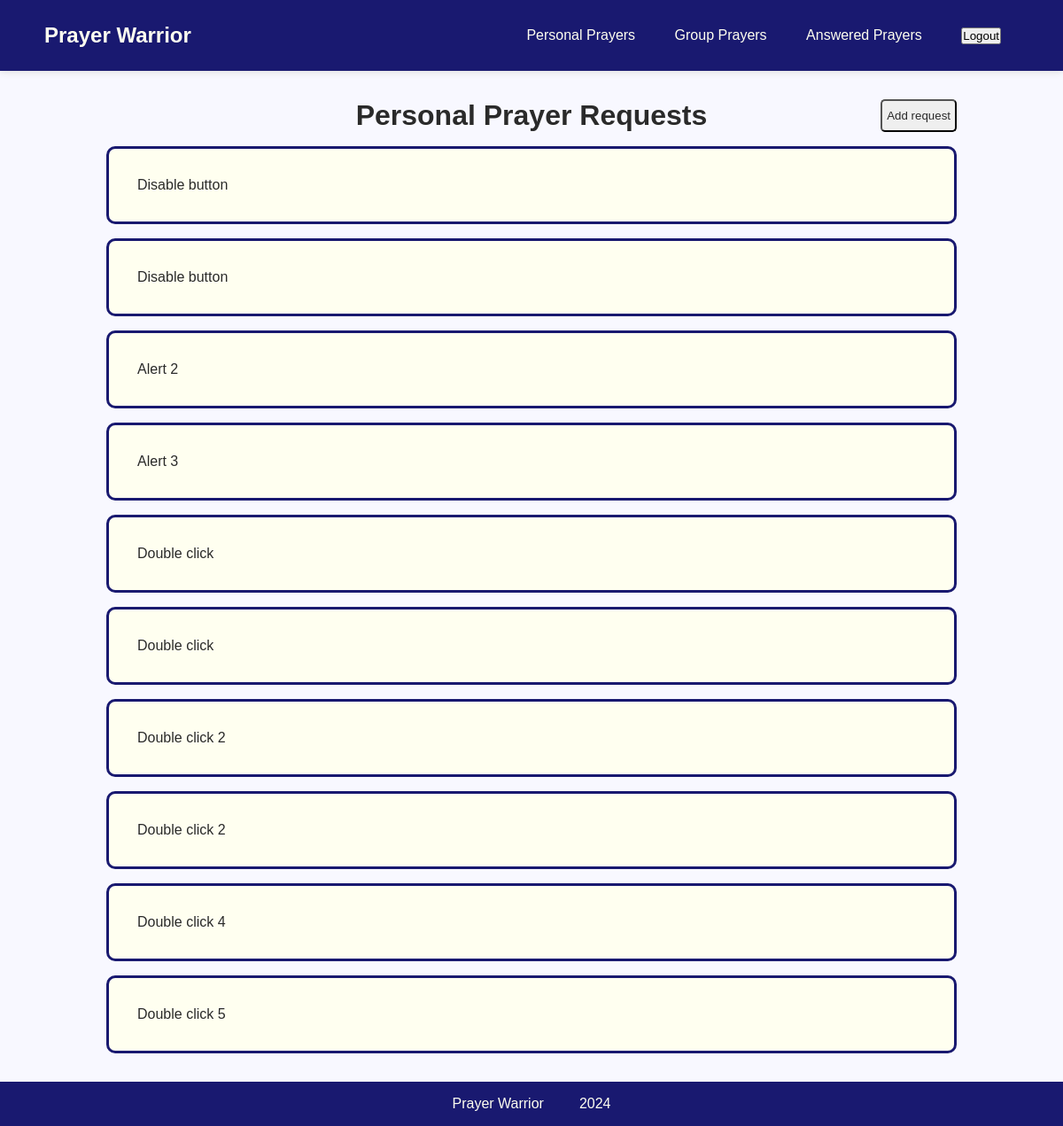
The page /app/personal-prayer/ (signed in) on the database its author committed.
### app/models.py (models this page shows, shortened)
class PrayerRequest(models.Model):
    datetime = models.DateTimeField(auto_now_add=True)
    user = models.ForeignKey(User, on_delete=models.CASCADE)
    content = models.TextField()
    answered = models.BooleanField(default=False)

### app/views.py (the view)
# urls.py: path("personal-prayer/", views.PersonalPrayerView.as_view(), name="personal-prayer"),
class PersonalPrayerView(LoginRequiredMixin, generic.ListView):
    model = PrayerRequest
    login_url = reverse_lazy("login")
    template_name = "app/personal-prayer.html"
    def get_context_data(self, **kwargs):
        context = super().get_context_data(**kwargs)
        context["prayer_request_list"] = self.model.objects.filter(user=self.request.user)
        return context

### app/templates/app/personal-prayer.html
{% extends "app/navbar.html" %}
{% load static %}
{% block page-style %} <link rel="stylesheet" href="{% static 'app/personal-prayer.css' %}"> {% endblock %}
{% block content %}
<div class="page-container">
    <div class="header">
        <h1>Personal Prayer Requests</h1>
        <button><a href="{% url 'app:prayer-request' %}">Add request</a></button>
    </div>
{% if prayer_request_list %}
    <ul class="flex-container">
    {% for prayer_request in prayer_request_list %}
        <li class="prayer-request">{{ prayer_request.content }}</li>
    {% endfor %}
    </ul>
{% else %}
    <p>No items</p>
{% endif %}
</div>
{% endblock %}

### app/static/app/base.css (style rules this page uses)
:root { --primary-color: rgb(25, 25, 112); --secondary-color: rgb(255, 255, 240); --accent-color: rgb(220, 20, 60); --background-color: rgb(248, 248, 255); --text-color: rgb(42, 42, 42); }
body { height: 100vh; background-color: var(--background-color); color: var(--text-color); box-sizing: border-box; }

### app/static/app/navbar.css (style rules this page uses)
* { margin: 0; padding: 0; font-family: Arial, Helvetica, sans-serif; box-sizing: border-box; }

### app/static/app/personal-prayer.css (style rules this page uses)
h1 { text-align: center; }
.flex-container { display: flex; flex-direction: column; align-items: center; }
.prayer-request { list-style-type: none; border: 3px solid var(--primary-color); border-radius: 10px; padding: 2rem; width: 80vw; margin-top: 1rem; background-color: var(--secondary-color); }
.header { display: grid; grid-template-columns: 1fr auto 1fr; justify-items: center; width: 80vw; }
.header > *:nth-child(1) { grid-column-start: 2; }
.header > *:nth-child(2) { margin-left: auto; }
button { margin-left: 1.5rem; border-radius: 5px; padding: 5px; }
a { text-decoration: none; color: var(--text-color); }
.page-container { display: flex; flex-direction: column; align-items: center; }

### rows shown on the page
PrayerRequest: content "Disable button"
PrayerRequest: content "Disable button"
PrayerRequest: content "Alert 2"
PrayerRequest: content "Alert 3"
PrayerRequest: content "Double click"
PrayerRequest: content "Double click"
PrayerRequest: content "Double click 2"
PrayerRequest: content "Double click 2"
PrayerRequest: content "Double click 4"
PrayerRequest: content "Double click 5"
